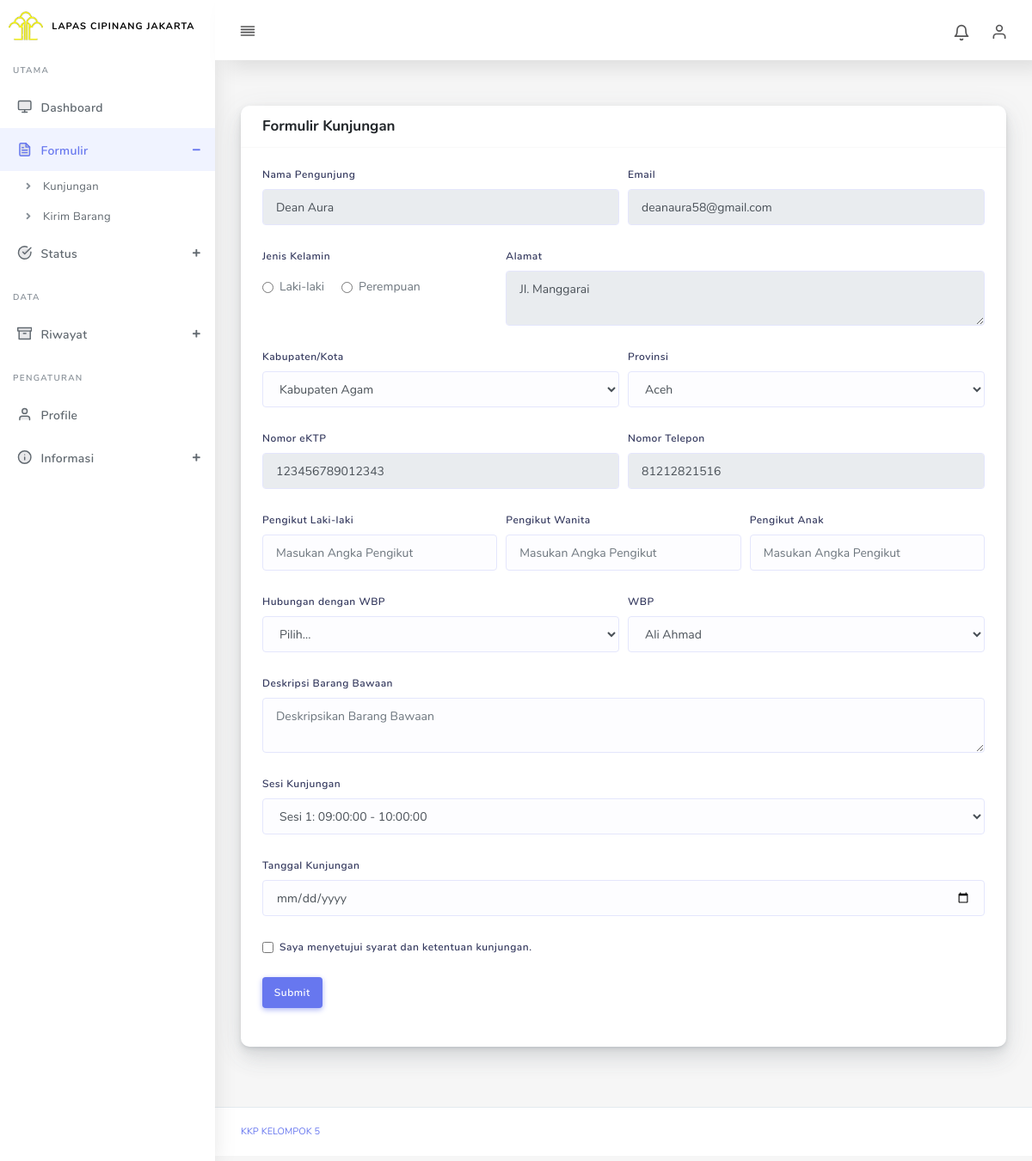
/form-kunjungan.php (signed in), run on the app's committed database.
### tables this page shows
CREATE TABLE `users` (
  `id_user` varchar(36) NOT NULL,
  `nama_lengkap` varchar(100) NOT NULL,
  `email` varchar(100) NOT NULL,
  `password` varchar(255) NOT NULL,
  `jenis_kelamin` enum('laki-laki','perempuan') DEFAULT NULL,
  `tanggal_lahir` date DEFAULT NULL,
  `no_ktp` varchar(16) DEFAULT NULL,
  `no_telepon` varchar(15) DEFAULT NULL,
  `alamat` text DEFAULT NULL,
  `id_kabupaten_kota` varchar(36) DEFAULT NULL,
  `id_provinsi` varchar(36) DEFAULT NULL,
  `role` enum('admin','user') DEFAULT 'user',
  `status_akun` enum('aktif','nonaktif') DEFAULT 'aktif',
  `created_at` timestamp NOT NULL DEFAULT current_timestamp(),
  `updated_at` timestamp NOT NULL DEFAULT current_timestamp() ON UPDATE current_timestamp()
);

### functions/user.php (called while the page is built, shortened)
<?php
function getUserDetails($conn, $userId) {
    $query = "SELECT * FROM users WHERE id_user = :id_user";
    $stmt = $conn->prepare($query);
    $stmt->bindValue(':id_user', $userId);
    $stmt->execute();
        $userData = $stmt->fetch(PDO::FETCH_ASSOC);
        if ($userData) {
            return $userData;
        } else {
            return null;
        }
}
?>

### functions/form-helper.php (called while the page is built, shortened)
<?php
include_once 'config/database.php';
function getKabupatenKota() {
    global $conn;
    $query = "SELECT * FROM kabupaten_kota ORDER BY nama_kabupaten_kota";
    $stmt = $conn->prepare($query);
    $stmt->execute();
    return $stmt->fetchAll(PDO::FETCH_ASSOC);
}
function getProvinsi() {
    global $conn;
    $query = "SELECT * FROM provinsi ORDER BY nama_provinsi";
    $stmt = $conn->prepare($query);
    $stmt->execute();
    return $stmt->fetchAll(PDO::FETCH_ASSOC);
}
function getWBP() {
    global $conn;
    $query = "SELECT * FROM wbp ORDER BY nama_wbp";
    $stmt = $conn->prepare($query);
    $stmt->execute();
    return $stmt->fetchAll(PDO::FETCH_ASSOC);
}
function getVisitSessions() {
    global $conn;
    $query = "
        SELECT DISTINCT
            sesi_1_mulai, sesi_1_selesai,
            sesi_2_mulai, sesi_2_selesai,
            sesi_3_mulai, sesi_3_selesai
        FROM jadwal_kunjungan
        WHERE status_jadwal = 'aktif'";
    $stmt = $conn->prepare($query);
    $stmt->execute();
    return $stmt->fetchAll(PDO::FETCH_ASSOC);
}
?>

### form-kunjungan.php (the view, shortened to what this page needs)
<?php
include_once 'config/database.php';
include_once 'functions/user.php';
include_once 'functions/form-helper.php';
$userDetails = getUserDetails($conn, $_SESSION['id_user']);
$kabupatenKotaList = getKabupatenKota();
$provinsiList = getProvinsi();
$wbpList = getWBP();
$visitSessions = getVisitSessions();
?>
<!DOCTYPE html>
<html lang="en">
<head>
  <link rel="stylesheet" href="assets/css/app.min.css">
  <link rel="stylesheet" href="assets/css/style.css">
  <link rel="stylesheet" href="assets/css/modal.css">
</head>
<body>
  <div id="app">
    <div class="main-wrapper main-wrapper-1">
      <?php include 'assets/components/navbar.php'; ?>
      <?php include 'assets/components/sidebar.php'; ?>
      <div class="main-content">
        <section class="section">
          <div class="card">
            <div class="card-header">
              <h4>Formulir Kunjungan</h4>
            </div>
            <div class="card-body">
              <form id="formKunjungan" action="form-kunjungan.php" method="POST">
                <div class="form-row">
                  <div class="form-group col-md-6">
                    <label for="pengunjung">Nama Pengunjung</label>
                    <input type="text" class="form-control" id="pengunjung" name="pengunjung" placeholder="Nama Pengunjung" value="<?php echo $userDetails['nama_lengkap']; ?>" readonly>
                  </div>
                  <div class="form-group col-md-6">
                    <label for="email">Email</label>
                    <input type="email" class="form-control" id="email" name="email" placeholder="Email" value="<?php echo $userDetails['email']; ?>" readonly>
                  </div>
                </div>
                <div class="form-row">
                  <div class="form-group col-md-4">
                    <label for="jenisKelamin">Jenis Kelamin</label>
                    <div class="d-flex align-items-center mt-2" style="gap: 20px;">
                      <div class="form-check">
                        <input class="form-check-input" type="radio" id="jenisKelaminLaki" name="jenisKelamin" value="Laki-laki" required>
                        <label class="form-check-label" for="jenisKelaminLaki">Laki-laki</label>
                      </div>
                      <div class="form-check">
                        <input class="form-check-input" type="radio" id="jenisKelaminPerempuan" name="jenisKelamin" value="Perempuan" required>
                        <label class="form-check-label" for="jenisKelaminPerempuan">Perempuan</label>
                      </div>
                    </div>
                  </div>
                  <div class="form-group col-md-8">
                    <label for="alamat">Alamat</label>
                    <textarea class="form-control" id="alamat" rows="2" name="alamat" placeholder="Alamat Lengkap" readonly><?= $userDetails['alamat'] ?></textarea>
                  </div>
                </div>
                <div class="form-row">
                  <div class="form-group  col-md-6">
                    <label for="kabKota">Kabupaten/Kota</label>
                    <select class="form-control" id="kabKota" name="kabKota" required>
                      <?php foreach ($kabupatenKotaList as $kabupaten): ?>
                        <option value="<?php echo $kabupaten['id_kabupaten_kota']; ?>"><?php echo $kabupaten['nama_kabupaten_kota']; ?></option>
                      <?php endforeach; ?>
                    </select>
                  </div>
                  <div class="form-group  col-md-6">
                  <label for="provinsi">Provinsi</label>
                    <select class="form-control" id="provinsi" name="provinsi" required>
                      <?php foreach ($provinsiList as $provinsi): ?>
                        <option value="<?php echo $provinsi['id_provinsi']; ?>"><?php echo $provinsi['nama_provinsi']; ?></option>
                      <?php endforeach; ?>
                    </select>
                  </div>
                </div>
                <div class="form-row">
                  <div class="form-group col-md-6">
                    <label for="noEktp">Nomor eKTP</label>
                    <input type="text" class="form-control" id="noEktp" name="noEktp" placeholder="Nomor eKTP" value="<?= $userDetails['no_ktp'] ?>" readonly>
                  </div>
                  <div class="form-group col-md-6">
                    <label for="noTelepon">Nomor Telepon</label>
                    <input type="text" class="form-control" id="noTelepon" name="noTelepon" placeholder="Nomor Telepon" value="<?= $userDetails['no_telepon'] ?>" readonly>
                  </div>
                </div>
                <div class="form-row">
                  <div class="form-group col-md-4">
                      <label for="pengikutLaki">Pengikut Laki-laki</label>
                      <input type="number" class="form-control" id="pengikutLaki" name="pengikutLaki" placeholder="Masukan Angka Pengikut">
                    </div>
                    <div class="form-group col-md-4">
                      <label for="pengikutWanita">Pengikut Wanita</label>
                      <input type="number" class="form-control" id="pengikutWanita" name="pengikutWanita" placeholder="Masukan Angka Pengikut">
                    </div>
                    <div class="form-group col-md-4">
                      <label for="pengikutAnak">Pengikut Anak</label>
                      <input type="number" class="form-control" id="pengikutAnak" name="pengikutAnak" placeholder="Masukan Angka Pengikut">
                    </div>
                </div>
                <div class="form-row">
                  <div class="form-group col-md-6">
                    <label for="hubunganWbp">Hubungan dengan WBP</label>
                    <select class="form-control" id="hubunganWbp" name="hubunganWbp" required>
                      <option value="" disabled selected>Pilih...</option>
                    </select>
                  </div>
                  <div class="form-group  col-md-6">
                    <label for="wbp">WBP</label>
                    <select class="form-control" id="wbp" name="wbp" required>
                      <?php foreach ($wbpList as $wbp): ?>
                        <option value="<?php echo $wbp['id_wbp']; ?>"><?php echo $wbp['nama_wbp']; ?></option>
                      <?php endforeach; ?>
                    </select>
                  </div>
                </div>
                <div class="form-group">
                  <label for="barangBawaan">Deskripsi Barang Bawaan</label>
                  <textarea class="form-control" id="barangBawaan" name="barangBawaan" rows="3" placeholder="Deskripsikan Barang Bawaan" required></textarea>
                </div>
                <div class="form-group">
                    <label for="sesiKunjungan">Sesi Kunjungan</label>
                    <select class="form-control" id="sesiKunjungan" name="sesiKunjungan" required>
                        <?php if (!empty($visitSessions)): ?>
                            <option value="Sesi 1">Sesi 1: <?= $visitSessions[0]['sesi_1_mulai']; ?> - <?= $visitSessions[0]['sesi_1_selesai']; ?></option>
                        <?php else: ?>
                            <option value="">Tidak ada sesi kunjungan tersedia</option>
                        <?php endif; ?>
                    </select>
                </div>
                <div class="form-group">
                  <label for="tanggalKunjungan">Tanggal Kunjungan</label>
                  <input type="date" class="form-control" id="tanggalKunjungan" name="tanggalKunjungan" required>
                </div>
                <div class="form-group form-check">
                  <input type="checkbox" class="form-check-input" id="persetujuan" required>
                  <label class="form-check-label" for="persetujuan">
                    Saya menyetujui syarat dan ketentuan kunjungan.
                  </label>
                </div>
                <div class="form-group">
                  <button type="submit" class="btn btn-primary">Submit</button>
                </div>
              </form>
            </div>
          </div>
        </section>
      </div>
      <?php include 'assets/components/footer.php'; ?>
    </div>
  </div>
</body>
</html>

### data on the page
users: pengunjung "Dean Aura", email "deanaura58@gmail.com", alamat "Jl. Manggarai", noEktp "123456789012343", noTelepon "81212821516"

### other printed values
form field kabKota "Kabupaten Agam"
form field provinsi "Aceh"
form field wbp "Ali Ahmad"
